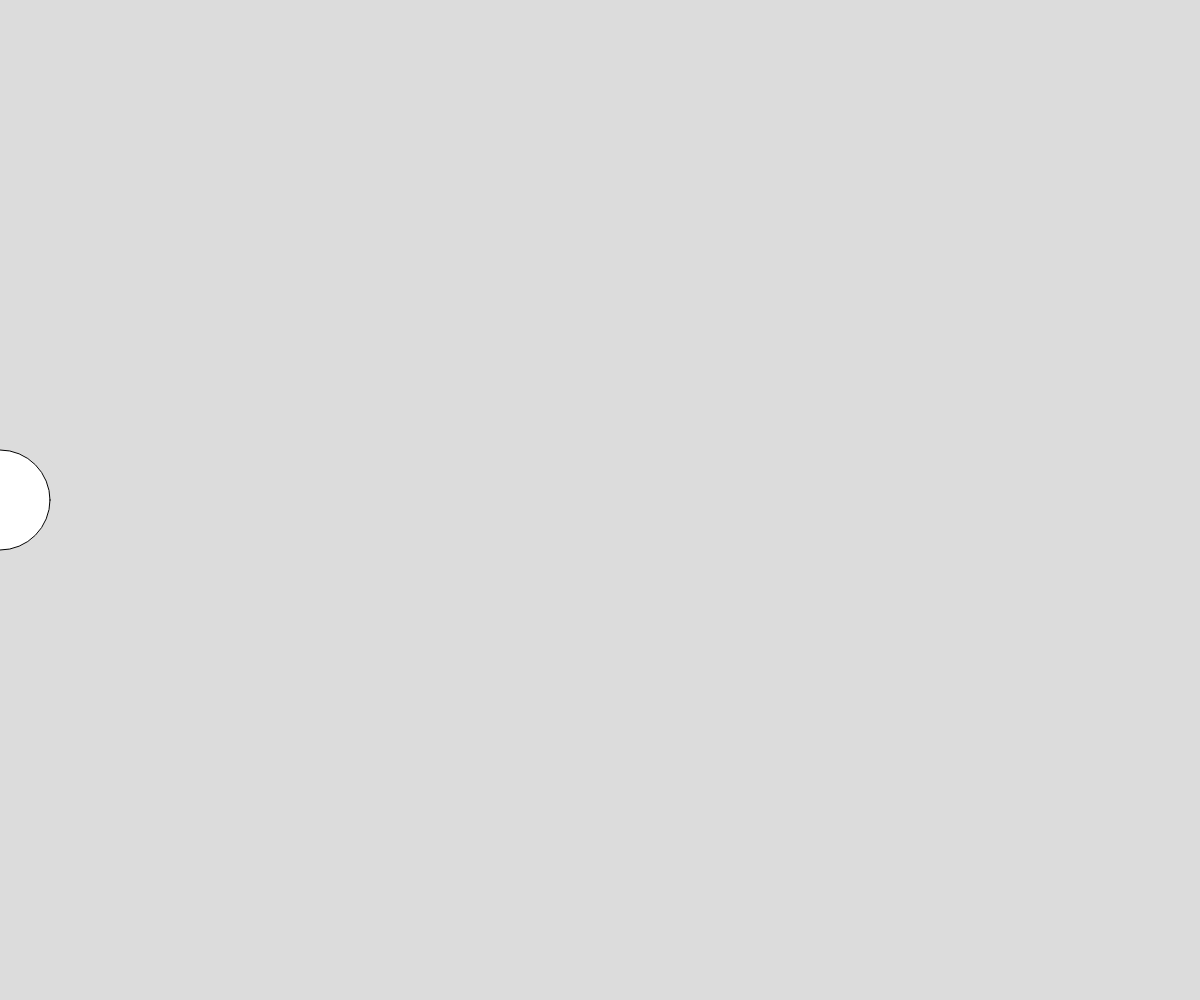
Frame 1 (no input)
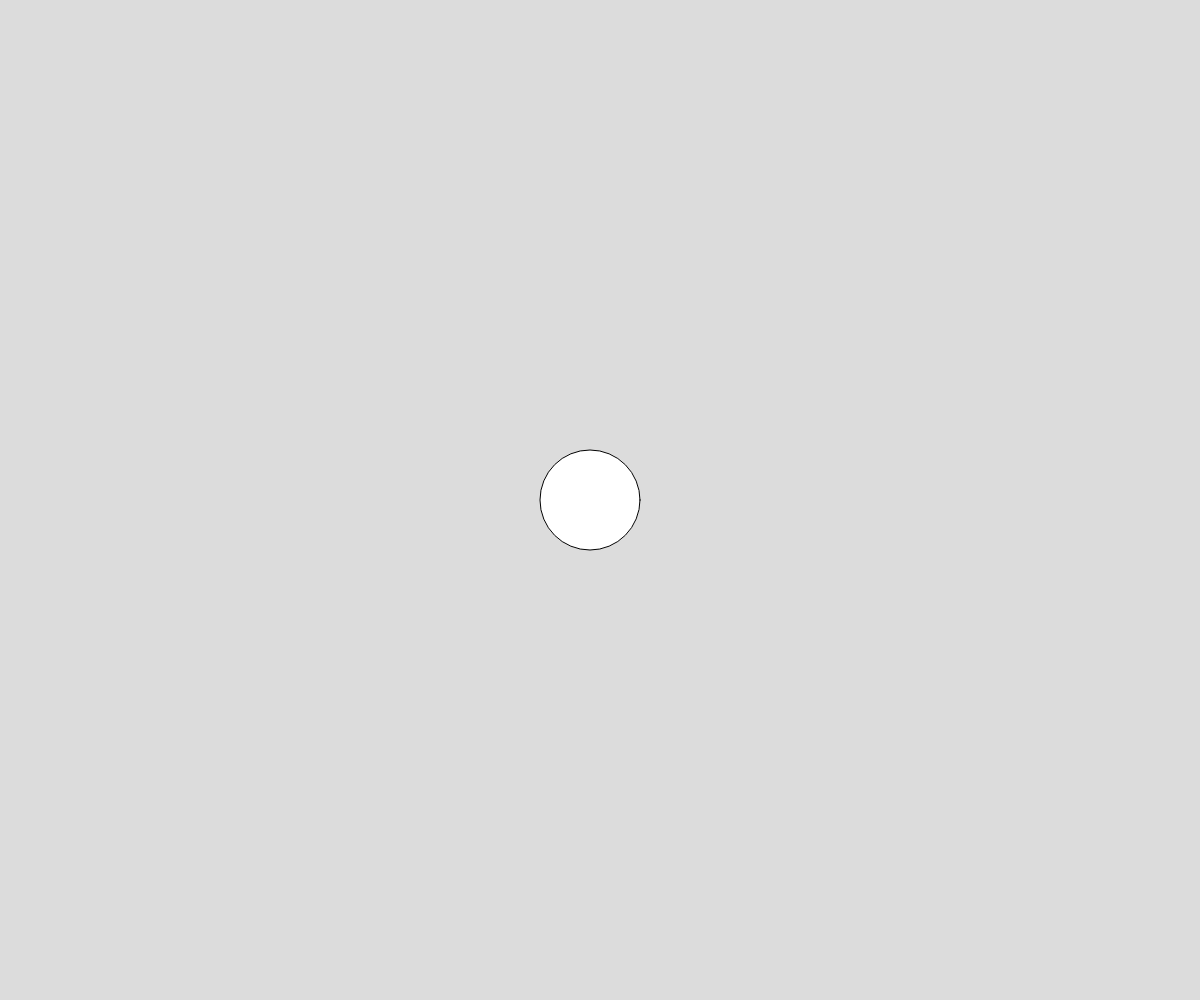
Frame 60 (no input)
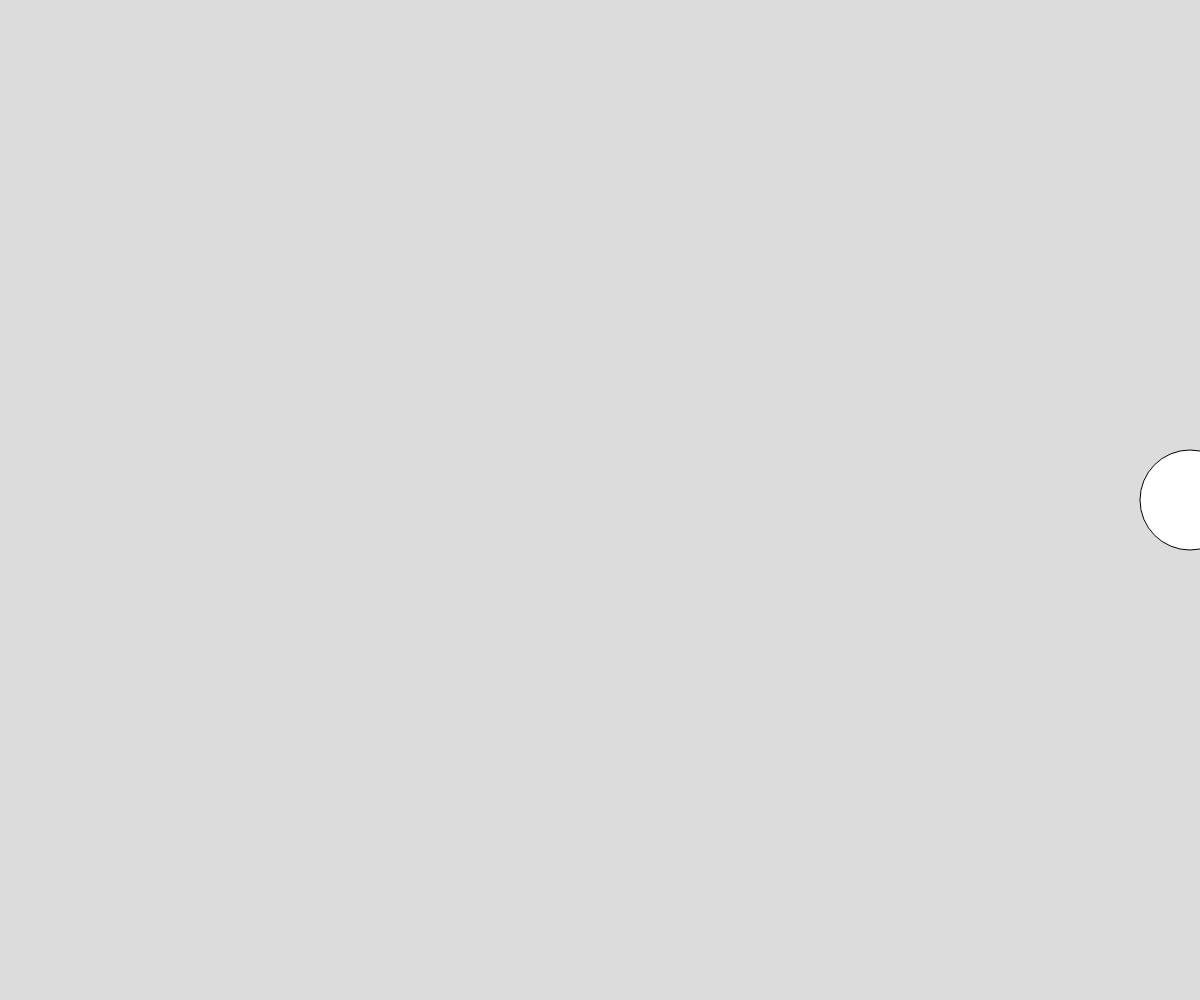
Frame 120 (the mouse pressed at the canvas centre since frame 60)

The p5.js sketch that drew these frames (run headless with seeded random() and noise() and a simulated clock; from frame 60 on, the mouse is pressed at the canvas centre):

// p5.js sketch
// ── sketch.js
var x = 0; //Variable der gør at x er = 0
var speed = 10;

function setup() {
  createCanvas(windowWidth, windowHeight); //Laver et canvas der passer til "vinduet"
}

function draw() {
  background(220);
  ellipse (x,windowHeight/2,100,100);//Laver en ellipse der starter halvejs ned af y-aksen ved hjælå af "windowHeight/2"
  
  x=x+speed; //Gør at x bliver plusset med 10 ved hjælp af vores anden variable "var speed =10"
  
  if (x>windowWidth){
    speed=-10 //Denne kode gør at hver gang vores cirkel rammer enden(højre side) af vinduet "windowWidth" bliver den sendt tilbage ved x værdien -10
  }
  
  else if (x<=0){
    speed=10 // Denne kode gør at hvis cirklens x-værdi er lig med eller mindre end 0 bliver den sendt til højre side igen med værdien +10
  }
  
  
}
